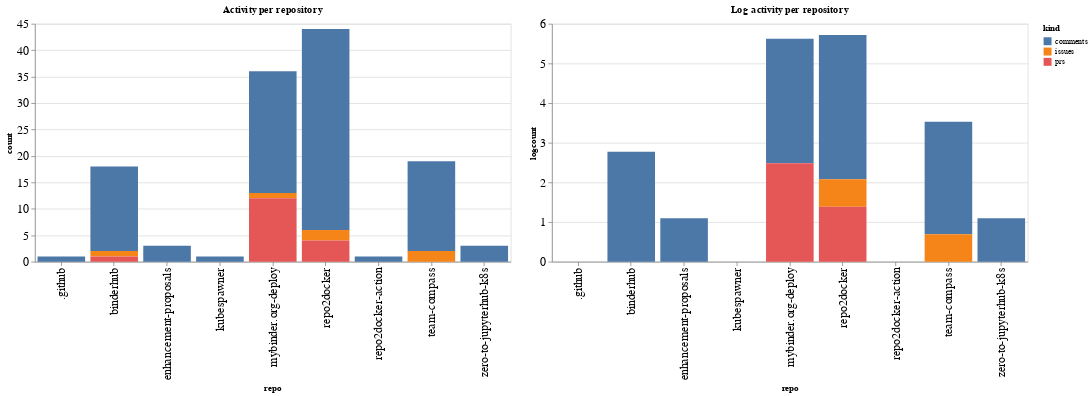

Notebook code for this chart:
### Code cell
ch1 = alt.Chart(repo_summaries, width=600, title="Activity per repository").mark_bar().encode(
    x='repo',
    y='count',
    color='kind',
    tooltip="kind"
)

ch2 = alt.Chart(repo_summaries, width=600, title="Log activity per repository").mark_bar().encode(
    x='repo',
    y='logcount',
    color='kind',
    tooltip="kind"
)

ch1 | ch2

### Figure 1 — Vega-Lite specification as saved in the notebook (floating-point values rounded to 4 significant figures)
{"config": {"axisLeft": {"labelFontSize": 15}, "axisBottom": {"labelFontSize": 15}}, "hconcat": [{"mark": "bar", "encoding": {"color": {"type": "nominal", "field": "kind"}, "tooltip": {"type": "nominal", "field": "kind"}, "x": {"type": "nominal", "field": "repo"}, "y": {"type": "quantitative", "field": "count"}}, "title": "Activity per repository", "width": 600}, {"mark": "bar", "encoding": {"color": {"type": "nominal", "field": "kind"}, "tooltip": {"type": "nominal", "field": "kind"}, "x": {"type": "nominal", "field": "repo"}, "y": {"type": "quantitative", "field": "logcount"}}, "title": "Log activity per repository", "width": 600}], "data": {"name": "data-8062798434561e785679d18356b1a780"}, "$schema": "https://vega.github.io/schema/vega-lite/v4.8.1.json", "datasets": {"data-8062798434561e785679d18356b1a780": [{"repo": ".github", "kind": "comments", "count": 1, "logcount": 0.0}, {"repo": "binderhub", "kind": "comments", "count": 16, "logcount": 2.773}, {"repo": "binderhub", "kind": "issues", "count": 1, "logcount": 0.0}, {"repo": "binderhub", "kind": "prs", "count": 1, "logcount": 0.0}, {"repo": "enhancement-proposals", "kind": "comments", "count": 3, "logcount": 1.099}, {"repo": "kubespawner", "kind": "comments", "count": 1, "logcount": 0.0}, {"repo": "mybinder.org-deploy", "kind": "comments", "count": 23, "logcount": 3.135}, {"repo": "mybinder.org-deploy", "kind": "issues", "count": 1, "logcount": 0.0}, {"repo": "mybinder.org-deploy", "kind": "prs", "count": 12, "logcount": 2.485}, {"repo": "repo2docker", "kind": "comments", "count": 38, "logcount": 3.638}, {"repo": "repo2docker", "kind": "issues", "count": 2, "logcount": 0.6931}, {"repo": "repo2docker", "kind": "prs", "count": 4, "logcount": 1.386}, {"repo": "repo2docker-action", "kind": "comments", "count": 1, "logcount": 0.0}, {"repo": "team-compass", "kind": "comments", "count": 17, "logcount": 2.833}, {"repo": "team-compass", "kind": "issues", "count": 2, "logcount": 0.6931}, {"repo": "zero-to-jupyterhub-k8s", "kind": "comments", "count": 3, "logcount": 1.099}]}}
